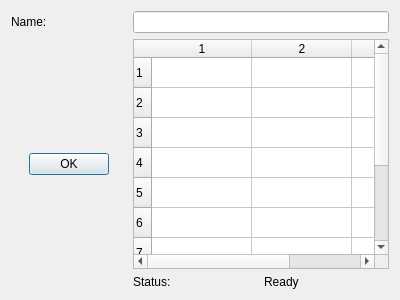
<?xml version="1.0" encoding="UTF-8"?>
<ui version="4.0"><class>Dialog</class><widget class="QDialog" name="Dialog"><property name="geometry"><rect><x>0</x><y>0</y><width>400</width><height>300</height></rect></property><property name="windowTitle"><string>Grid spans</string></property><layout class="QGridLayout" name="gridLayout"><property name="leftMargin"><number>11</number></property><property name="topMargin"><number>11</number></property><property name="rightMargin"><number>11</number></property><property name="bottomMargin"><number>11</number></property><property name="spacing"><number>6</number></property><item row="0" column="0"><widget class="QLabel" name="label_1"><property name="text"><string>Name:</string></property></widget></item><item row="0" column="1" colspan="2"><widget class="QLineEdit" name="lineEdit_1"></widget></item><item row="1" column="0" rowspan="2" alignment="Qt::AlignHCenter|Qt::AlignVCenter"><widget class="QPushButton" name="ok"><property name="text"><string>OK</string></property></widget></item><item row="1" column="1" colspan="2"><widget class="QTableWidget" name="table"><property name="rowCount"><number>10</number></property><property name="columnCount"><number>3</number></property></widget></item><item row="2" column="1"><widget class="QLabel" name="label_2"><property name="text"><string>Status:</string></property></widget></item><item row="2" column="2"><widget class="QLabel" name="label_3"><property name="text"><string>Ready</string></property></widget></item></layout></widget></ui>
